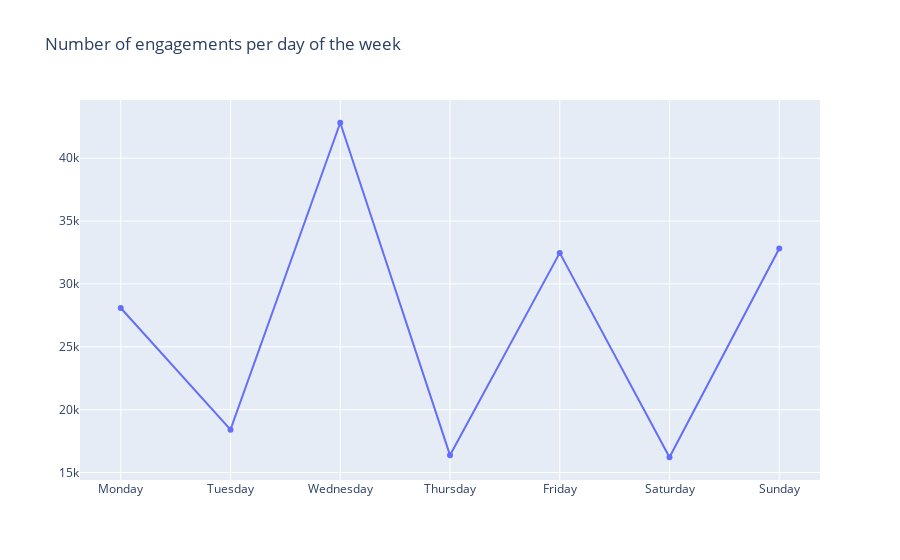
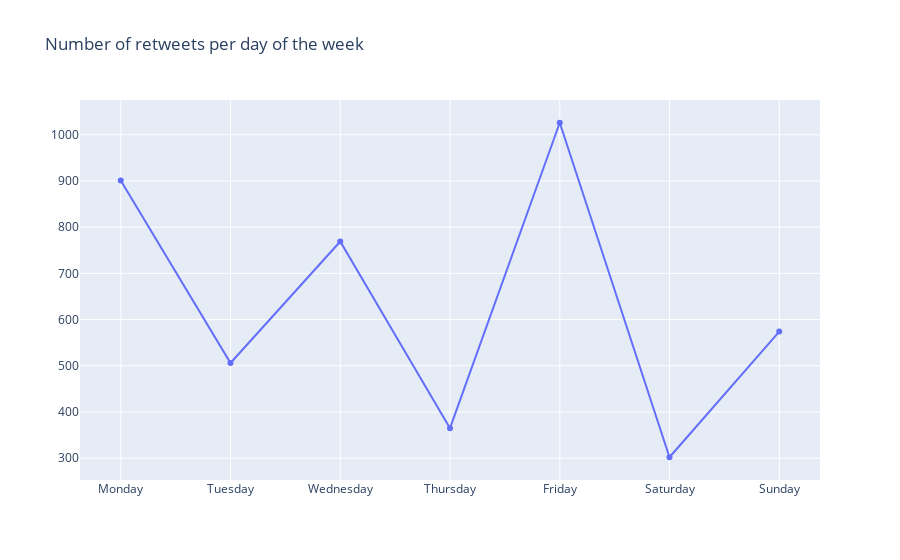
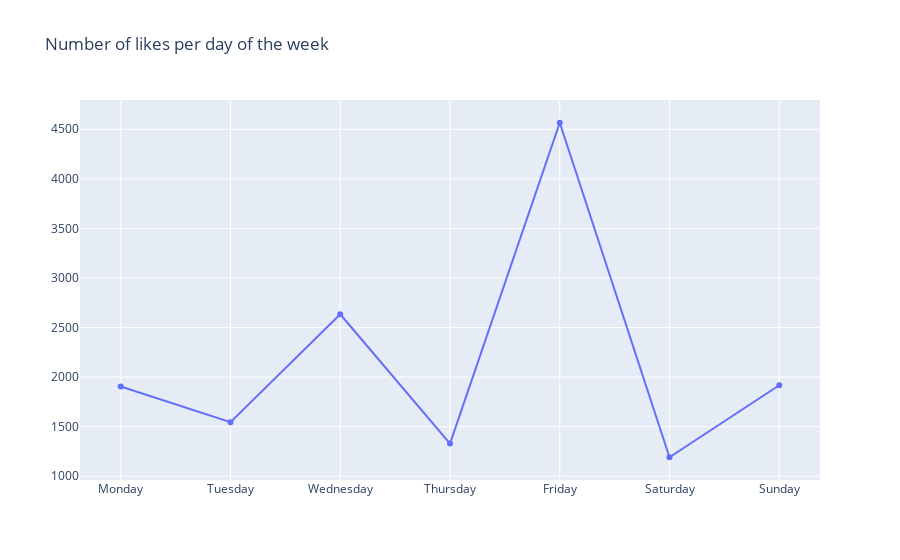
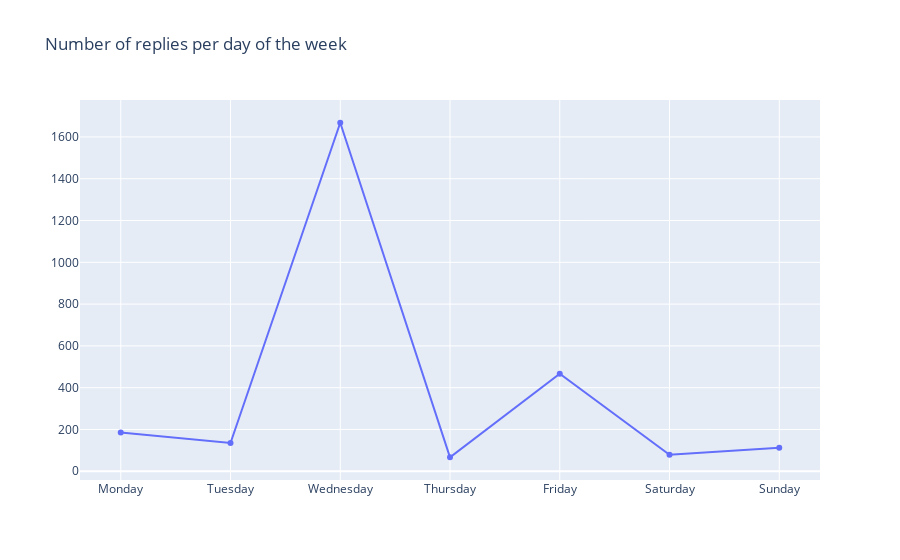

The code cell stored with these charts, in order, in its notebook:
### Code cell
# Using plotly.express
import plotly.express as px
import plotly.graph_objects as go

for x in data_per_day_of_week:
    fig = go.Figure([go.Scatter(x=new_order_weekdays, y=data_per_day_of_week[x])])
    fig.update_layout(title_text="Number of "'{}'" per day of the week".format(x))
    

    fig.show()

### Figure 1 — Plotly figure (JSON) as saved in the notebook; plotly's stock layout.template omitted (floating-point values rounded to 4 significant figures)
{"data": [{"type": "scatter", "x": ["Monday", "Tuesday", "Wednesday", "Thursday", "Friday", "Saturday", "Sunday"], "y": [28089, 18413, 42822, 16383, 32471, 16217, 32826]}], "layout": {"title": {"text": "Number of engagements per day of the week"}}}

### Figure 2 — Plotly figure (JSON) as saved in the notebook; plotly's stock layout.template omitted (floating-point values rounded to 4 significant figures)
{"data": [{"type": "scatter", "x": ["Monday", "Tuesday", "Wednesday", "Thursday", "Friday", "Saturday", "Sunday"], "y": [901, 506, 769, 365, 1026, 302, 574]}], "layout": {"title": {"text": "Number of retweets per day of the week"}}}

### Figure 3 — Plotly figure (JSON) as saved in the notebook; plotly's stock layout.template omitted (floating-point values rounded to 4 significant figures)
{"data": [{"type": "scatter", "x": ["Monday", "Tuesday", "Wednesday", "Thursday", "Friday", "Saturday", "Sunday"], "y": [1906, 1546, 2634, 1330, 4566, 1192, 1918]}], "layout": {"title": {"text": "Number of likes per day of the week"}}}

### Figure 4 — Plotly figure (JSON) as saved in the notebook; plotly's stock layout.template omitted (floating-point values rounded to 4 significant figures)
{"data": [{"type": "scatter", "x": ["Monday", "Tuesday", "Wednesday", "Thursday", "Friday", "Saturday", "Sunday"], "y": [186, 135, 1668, 67, 467, 79, 113]}], "layout": {"title": {"text": "Number of replies per day of the week"}}}
